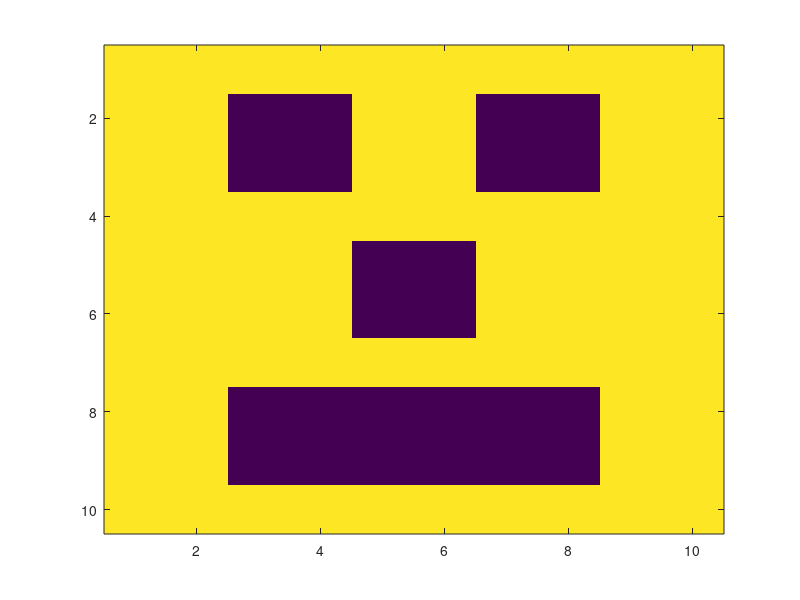

MATLAB code to generate this figure:
%Face 1 (input)
%written on 3/15/23
%by Priya Bhanot
%this script creates a basic face image

face1 = ones(10);
%eyes
face1(2:3, 3:4) = zeros;
face1(2:3, 7:8) = zeros;
%nose
face1(5:6,5:6) = zeros;
%mouth
face1(8:9, 3:8) = zeros;

imagesc(face1)